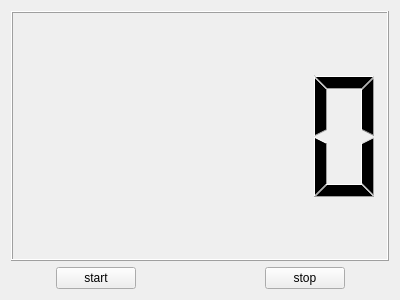
<?xml version="1.0" encoding="UTF-8"?>
<ui version="4.0">
 <class>Widget</class>
 <widget class="QWidget" name="Widget">
  <property name="geometry">
   <rect>
    <x>0</x>
    <y>0</y>
    <width>400</width>
    <height>300</height>
   </rect>
  </property>
  <property name="windowTitle">
   <string>Widget</string>
  </property>
  <layout class="QGridLayout" name="gridLayout">
   <item row="0" column="0" colspan="5">
    <widget class="QLCDNumber" name="lcdNumber"/>
   </item>
   <item row="1" column="1">
    <widget class="QPushButton" name="buttonStart">
     <property name="text">
      <string>start</string>
     </property>
    </widget>
   </item>
   <item row="1" column="2">
    <spacer name="horizontalSpacer">
     <property name="orientation">
      <enum>Qt::Horizontal</enum>
     </property>
     <property name="sizeHint" stdset="0">
      <size>
       <width>118</width>
       <height>20</height>
      </size>
     </property>
    </spacer>
   </item>
   <item row="1" column="4">
    <spacer name="horizontalSpacer_3">
     <property name="orientation">
      <enum>Qt::Horizontal</enum>
     </property>
     <property name="sizeHint" stdset="0">
      <size>
       <width>40</width>
       <height>20</height>
      </size>
     </property>
    </spacer>
   </item>
   <item row="1" column="0">
    <spacer name="horizontalSpacer_2">
     <property name="orientation">
      <enum>Qt::Horizontal</enum>
     </property>
     <property name="sizeHint" stdset="0">
      <size>
       <width>41</width>
       <height>20</height>
      </size>
     </property>
    </spacer>
   </item>
   <item row="1" column="3">
    <widget class="QPushButton" name="buttonStop">
     <property name="text">
      <string>stop</string>
     </property>
    </widget>
   </item>
  </layout>
 </widget>
 <layoutdefault spacing="6" margin="11"/>
 <resources/>
 <connections/>
</ui>
